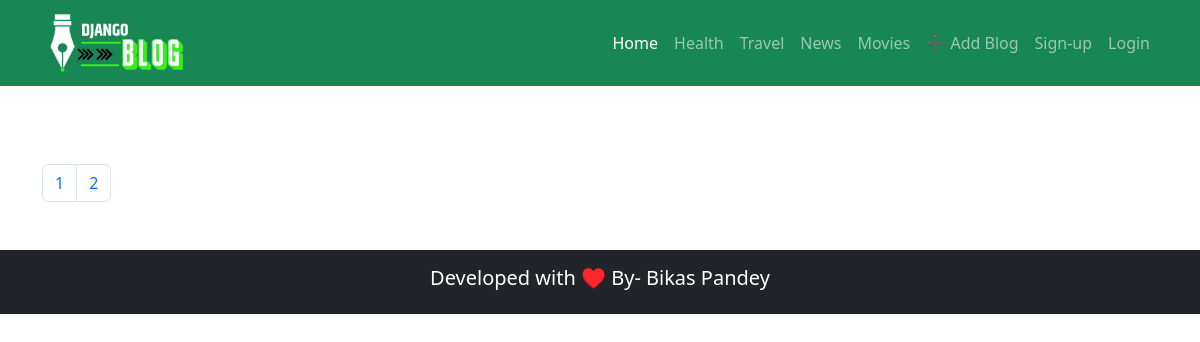
/health, run on an earlier commit of the app's database.
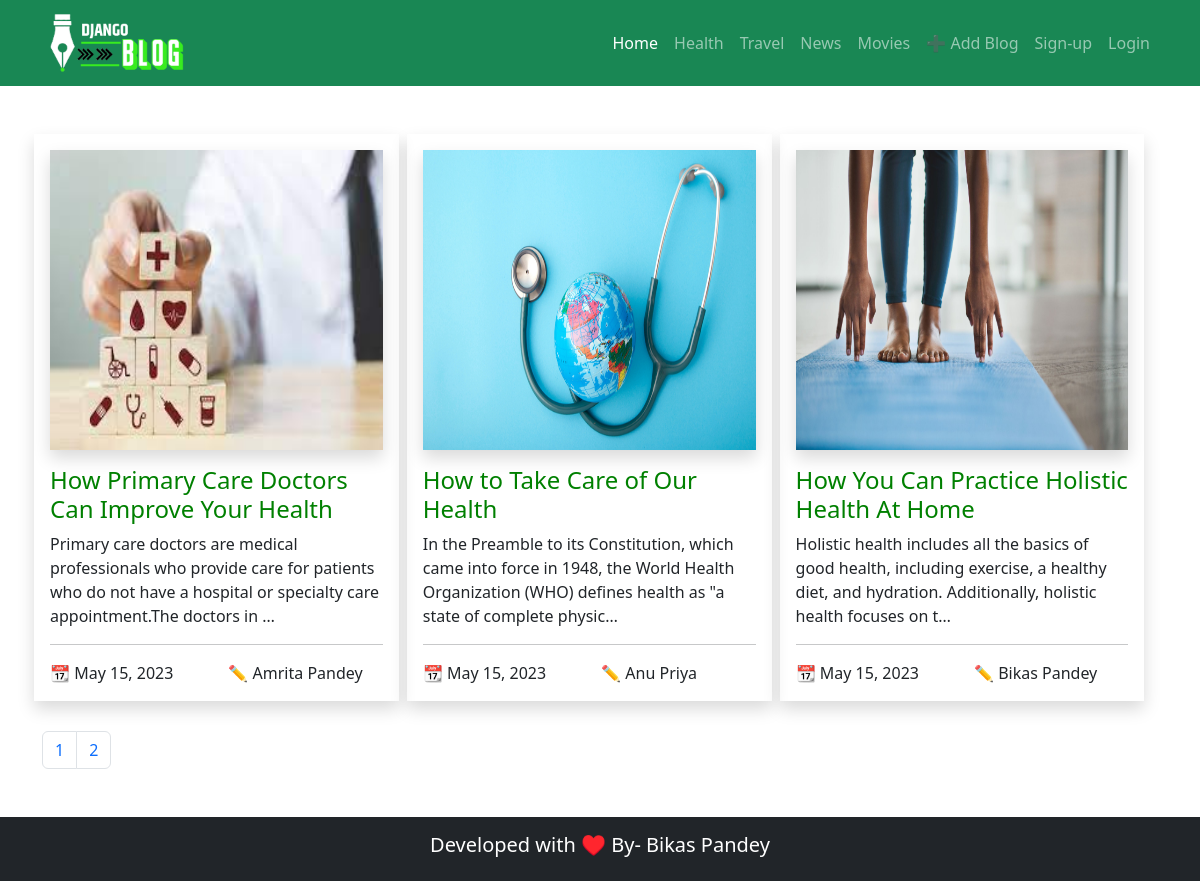
And on a later commit of the database.
### home/models.py (models this page shows, shortened)
class Blog(models.Model):
    title= models.CharField(max_length=100, null=True)
    slug = models.SlugField(max_length=100, unique=True, null=True)
    image= models.ImageField(upload_to='media', null=True)
    desc = models.TextField(null=True)
    author= models.CharField(max_length=100, null=True)
    author_pic = models.ImageField(upload_to='media', null=True)
    author_bio= models.TextField(null=True)
    category= models.ForeignKey(Category, on_delete=models.PROTECT, null=True)
    publish_date = models.DateField(auto_now=True, null=True)
    approved = models.BooleanField(null=True, default=False)

### pages/views.py (the view)
# urls.py: path('health', views.health, name='health'),
def health(request):
    health_blogs = Blog.objects.filter(category_id=1)
    pagination = Paginator(health_blogs, 6)
    page_number = request.GET.get('page')
    health_blogs= pagination.get_page(page_number)
    return render(request, 'health.html', {'health_blogs': health_blogs})

### templates/health.html (shortened to what this page needs)
{% extends 'base.html' %}
{% block content %}
<div class="container mt-5 mb-5">
    <div class="row" style="margin-bottom: 30px;">
        {% for health in health_blogs %}
        <div class="col-md-4 shadow p-3 mx-1"  style="width: 32%;">
            <img class="shadow" src="{{health.image.url}}" style="width: 100%; height: 300px;">
            <a href="{% url 'blog-detail' health.slug %}" style="text-decoration:none; color:green;"><h4 class="mt-3">{{health.title}}</h4></a>
            <p>{{health.desc |truncatechars:150}}
                <hr>
                <div class="row">
                    <div class="col-md-6">
                        📆 {{health.publish_date}}
                    </div>
                    <div class="col-md-6">
                        ✏️ {{health.author}}
                    </div>
                </div>
        </div>
        {% endfor %}
    </div>
    <nav aria-label="Page navigation example">
        <ul class="pagination">
          <li class="page-item"><a class="page-link" href="?page=1">1</a></li>
          <li class="page-item"><a class="page-link" href="?page=2">2</a></li>
        </ul>
      </nav>
</div>
{% endblock content %}

What changed in the data, as far as the page shows it:
added Blog: image (picture), title "How Primary Care Doctors Can Improve Your Health", desc "Primary care doctors are medical professionals who provide care for patients who do not have a hospital or specialty care appointment.The doctors in …", publish_date "May 15, 2023", author "Amrita Pandey"
added Blog: image (picture), title "How to Take Care of Our Health", desc "In the Preamble to its Constitution, which came into force in 1948, the World Health Organization (WHO) defines health as \"a state of complete physic…", publish_date "May 15, 2023", author "Anu Priya"
added Blog: image (picture), title "How You Can Practice Holistic Health At Home", desc "Holistic health includes all the basics of good health, including exercise, a healthy diet, and hydration. Additionally, holistic health focuses on t…", publish_date "May 15, 2023", author "Bikas Pandey"
